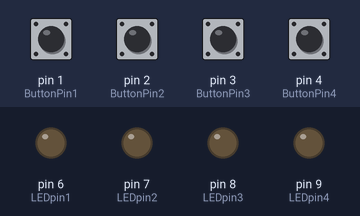
The sketch below on a simulated Arduino Uno, built with avr-gcc and run on an emulated ATmega328P. On the bench: output pins drawn as LEDs (lit = HIGH). The inputs (shaded band) are chosen by the test bench; at power-on: pin 1 (ButtonPin1), pin 2 (ButtonPin2), pin 3 (ButtonPin3), pin 4 (ButtonPin4) HIGH.

Above: at 1.2 s.
1.3 s: pin 1 (ButtonPin1) pulled LOW for 0.15 s
At 1.37 s:
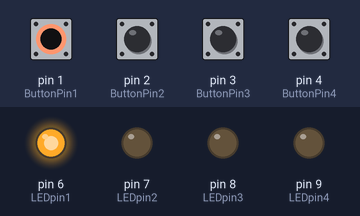
2.9 s: pin 2 (ButtonPin2) pulled LOW for 0.15 s
At 2.97 s:
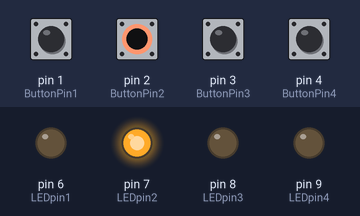
4.5 s: pin 3 (ButtonPin3) pulled LOW for 0.15 s
At 4.57 s:
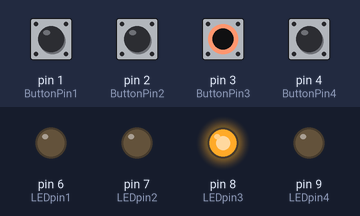
6.1 s: pin 4 (ButtonPin4) pulled LOW for 0.15 s
At 6.17 s:
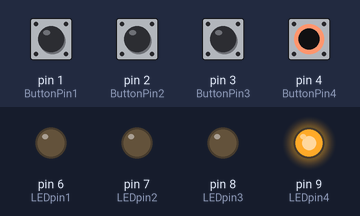
7.7 s: pin 1 (ButtonPin1) driven LOW and pin 2 (ButtonPin2) driven LOW
At 8.2 s:
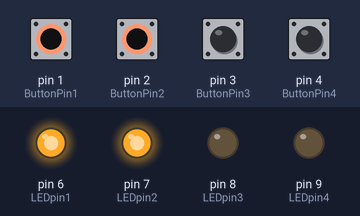
9.2 s: pin 3 (ButtonPin3) pulled LOW for 1 s
At 10.0 s:
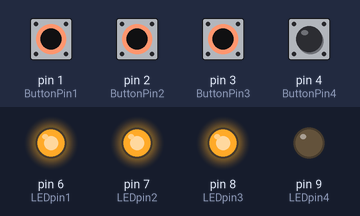
Timing chart, 0 to 12.2 s (numbered marks = the images above; inputs shaded):
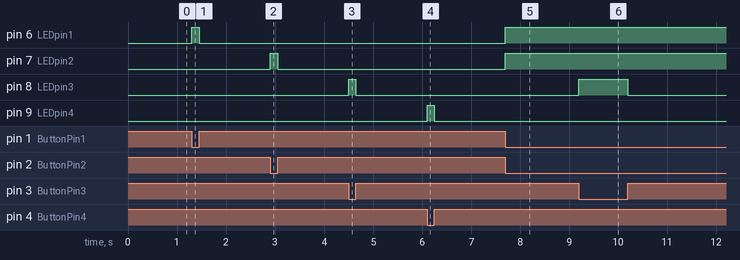

The sketch:

4_Pushbuttons_with_4_LEDs.ino
```cpp
/*
 * 4_Pushbuttons_with_4_LEDs.ino
 *
 * https://www.browndoggadgets.com/
 *
 */


// set variable names for four different digital input pins
int ButtonPin1 = 1;
int ButtonPin2 = 2;
int ButtonPin3 = 3;
int ButtonPin4 = 4;

// set variable names for four different digital output pins
int LEDpin1 = 6;
int LEDpin2 = 7;
int LEDpin3 = 8;
int LEDpin4 = 9;


// the setup runs once at the beginning of the sketch
void setup() {

  // the ButtonPins are set to function as inputs with special built-in pull-up resistors
  pinMode(ButtonPin1, INPUT_PULLUP);
  pinMode(ButtonPin2, INPUT_PULLUP);
  pinMode(ButtonPin3, INPUT_PULLUP);
  pinMode(ButtonPin4, INPUT_PULLUP);

  // the LEDpins are set to function as outputs
  pinMode(LEDpin1, OUTPUT);
  pinMode(LEDpin2, OUTPUT);
  pinMode(LEDpin3, OUTPUT);
  pinMode(LEDpin4, OUTPUT);

}


// the loop runs forever after the setup is complete
void loop() {

  // check if the first button is pressed
  if (digitalRead(ButtonPin1) == LOW) {
    // set the first output pin high to turn on the first LED
    digitalWrite(LEDpin1, HIGH);
  }
  // this happens if the first button is not pressed
  else {
    // set the first output pin low to turn off the first LED
    digitalWrite(LEDpin1, LOW);
  }

  // check if the second button is pressed
  if (digitalRead(ButtonPin2) == LOW) {
    // set the second output pin high to turn on the second LED
    digitalWrite(LEDpin2, HIGH);
  }
  // this happens if the second button is not pressed
  else {
    // set the second output pin low to turn off the second LED
    digitalWrite(LEDpin2, LOW);
  }

  // check if the third button is pressed
  if (digitalRead(ButtonPin3) == LOW) {
    // set the third output pin high to turn on the third LED
    digitalWrite(LEDpin3, HIGH);
  }
  // this happens if the third button is not pressed
  else {
    // set the third output pin low to turn off the third LED
    digitalWrite(LEDpin3, LOW);
  }

  // check if the fourth button is pressed
  if (digitalRead(ButtonPin4) == LOW) {
    // set the fourth output pin high to turn on the fourth LED
    digitalWrite(LEDpin4, HIGH);
  }
  // this happens if the fourth button is not pressed
  else {
    // set the fourth output pin low to turn off the fourth LED
    digitalWrite(LEDpin4, LOW);
  }

}
```

Measured:
- after the input at 1.3 s, pin 6 (LEDpin1): LOW → HIGH at once, → LOW 0.15 s later
- after the input at 2.9 s, pin 7 (LEDpin2): LOW → HIGH at once, → LOW 0.15 s later
- after the input at 4.5 s, pin 8 (LEDpin3): LOW → HIGH at once, → LOW 0.15 s later
- after the input at 6.1 s, pin 9 (LEDpin4): LOW → HIGH at once, → LOW 0.15 s later
- after the input at 7.7 s, pin 6 (LEDpin1), pin 7 (LEDpin2): LOW → HIGH at once
- after the input at 9.2 s, pin 8 (LEDpin3): LOW → HIGH at once, → LOW 1.0 s later
